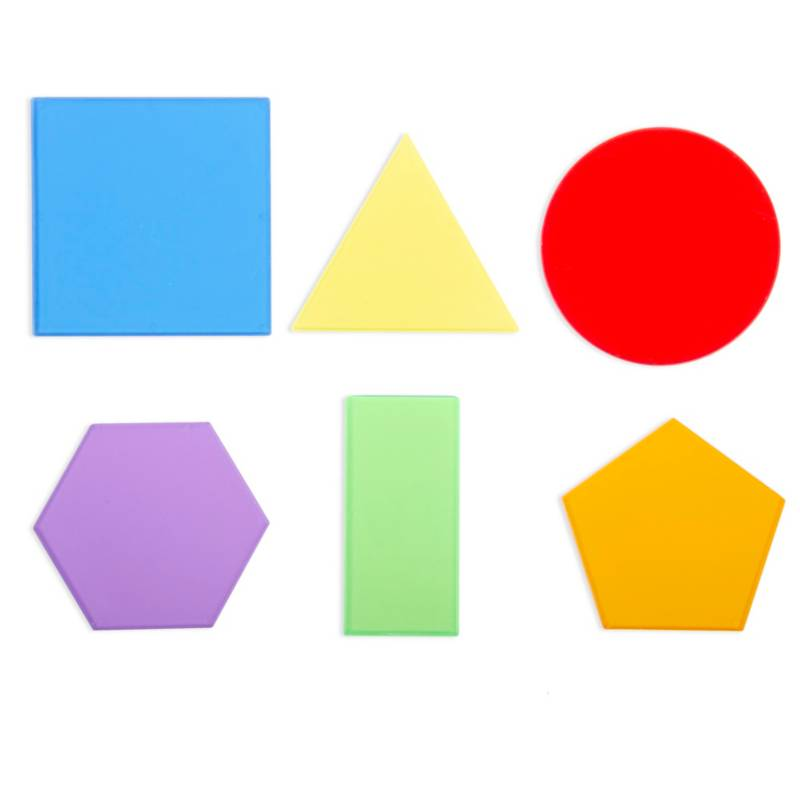
#> input picture Vision/shapes.jpg, 800 x 800 px, given in place of the camera
$ python display_hsv.py
#> lines starting #> are read from the running program, lines starting #| are printed output that depends on the picture; after the words box and inside, x2 and y2 are one past the last pixel; in counts of white or black regions, pixels touching at a corner belong together
import cv2
import numpy as np

# Callback function for slider changes
def on_slider_change(value):
    # Retrieve current slider values
    h1 = cv2.getTrackbarPos('H1', 'Sliders Window')
    s1 = cv2.getTrackbarPos('S1', 'Sliders Window')
    v1 = cv2.getTrackbarPos('V1', 'Sliders Window')
    h2 = cv2.getTrackbarPos('H2', 'Sliders Window')
    s2 = cv2.getTrackbarPos('S2', 'Sliders Window')
    v2 = cv2.getTrackbarPos('V2', 'Sliders Window')

# Create a window to display the sliders
cv2.namedWindow('Sliders Window')

# Create three sliders
cv2.createTrackbar('H1', 'Sliders Window', 0, 179, on_slider_change)
#> slider 'H1' is set to 59
cv2.createTrackbar('S1', 'Sliders Window', 0, 255, on_slider_change)
#> slider 'S1' is set to 85
cv2.createTrackbar('V1', 'Sliders Window', 0, 255, on_slider_change)
#> slider 'V1' is set to 85
cv2.createTrackbar('H2', 'Sliders Window', 0, 179, on_slider_change)
#> slider 'H2' is set to 179
cv2.createTrackbar('S2', 'Sliders Window', 0, 255, on_slider_change)
#> slider 'S2' is set to 255
cv2.createTrackbar('V2', 'Sliders Window', 0, 255, on_slider_change)
#> slider 'V2' is set to 255


""" FUNCIÓN DE PROCESAMIENTO DE IMÁGENES
Parametros:
    img: imagen a procesar
    color_hsv1: color en HSV
    color_hsv2: color en HSV
Retorno:
    brg: imagen en BGR
"""
def process_frame(img, color_hsv1, color_hsv2):
    # Convert the image to HSV
    hsv = cv2.cvtColor(img, cv2.COLOR_BGR2HSV)

    # Create a mask using the color range
    mask_blue = cv2.inRange(hsv, color_hsv1, color_hsv2)

    # Convert the mask to a BGR image
    brg = cv2.cvtColor(mask_blue, cv2.COLOR_GRAY2BGR)
    return brg


def main (path):
#> called with path = 0
    image1 = np.zeros((240, 320, 3), dtype=np.uint8)
    image2 = np.zeros((240, 320, 3), dtype=np.uint8)
    proc_frame = np.zeros((480, 640, 3), dtype=np.uint8)

    cap = cv2.VideoCapture(path)
    ret = 0

    while True:
        # Get the current slider values
        h1 = cv2.getTrackbarPos('H1', 'Sliders Window')
        s1 = cv2.getTrackbarPos('S1', 'Sliders Window')
        v1 = cv2.getTrackbarPos('V1', 'Sliders Window')
        h2 = cv2.getTrackbarPos('H2', 'Sliders Window')
        s2 = cv2.getTrackbarPos('S2', 'Sliders Window')
        v2 = cv2.getTrackbarPos('V2', 'Sliders Window')

        # Set the color in HSV
        color_hsv1 = np.array([[[h1, s1, v1]]], dtype=np.uint8)
        color_hsv2 = np.array([[[h2, s2, v2]]], dtype=np.uint8)

        color_bgr1 = cv2.cvtColor(color_hsv1, cv2.COLOR_HSV2BGR)
        color_bgr1 = tuple(map(int, color_bgr1[0, 0]))

        color_bgr2 = cv2.cvtColor(color_hsv2, cv2.COLOR_HSV2BGR)
        color_bgr2 = tuple(map(int, color_bgr2[0, 0]))

        image1[:] = color_bgr1
        image2[:] = color_bgr2

        # Display the image in the window
        hor1 = cv2.hconcat([image1, image2])

        # Read a frame from the webcam or video
        ret, frame = cap.read()
#> frame is the input picture: shape (800, 800, 3); mean B, G, R 212.3, 218.3, 231

        # Check if frame reading was successful
        if ret:
            # Process the frame
            frame = cv2.resize(frame, (320, 240))
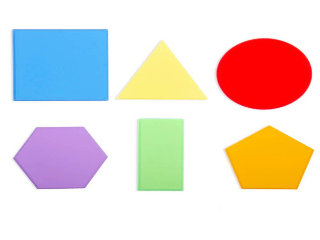
#> frame: shape (240, 320, 3); mean B, G, R 212.3, 218.3, 231
            proc_frame = process_frame(frame, color_hsv1[0][0], color_hsv2[0][0])
#> in process_frame, `hsv = cv2.cvtColor(img, cv2.COLOR_BGR2HSV)`: hsv: shape (240, 320, 3); mean H, S, V 28.2, 60.3, 250.7
#> in process_frame, `mask_blue = cv2.inRange(hsv, color_hsv1, color_hsv2)`:
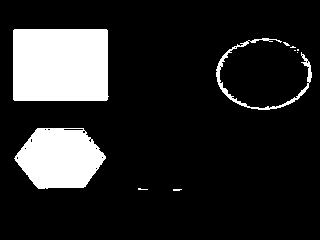
#> mask_blue: shape (240, 320); 15.3% white; 10 white regions (7 under 20 px), largest, box (x1, y1, x2, y2) and area: (13, 29, 109, 101) 6837, (14, 128, 106, 189) 4143, (216, 38, 312, 110) 701
            hor2 = cv2.hconcat([frame, proc_frame])
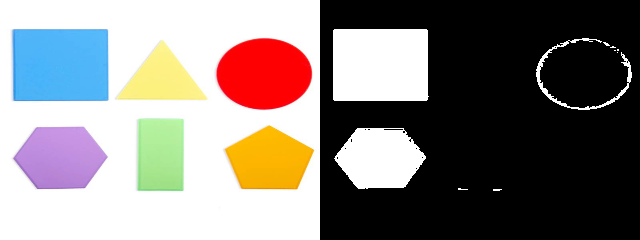
#> hor2: shape (240, 640, 3); mean B, G, R 125.6, 128.7, 135
            union = cv2.vconcat([hor1, hor2])
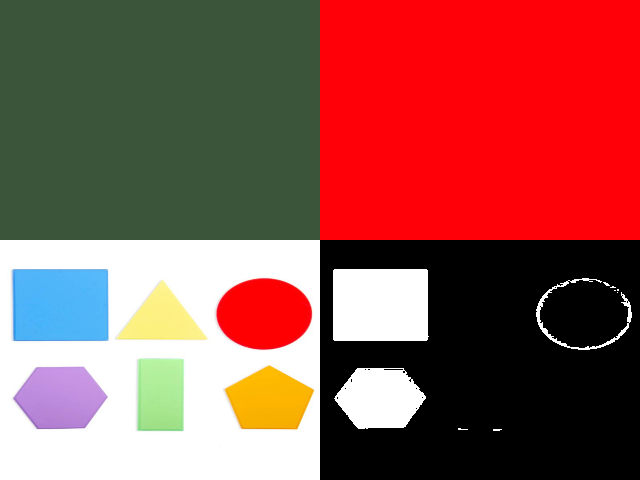
#> union: shape (480, 640, 3); mean B, G, R 79.1, 85.6, 145.7
        else:
            if isinstance(path, int):
                # If webcam, break
                break
            else:
                # If video, restart
                cap = cv2.VideoCapture(path)
                continue

        cv2.imshow('Sliders Window', union)
        # Wait for the 'Esc' key to be pressed
        if cv2.waitKey(1) == 27:
#> (key Esc is pressed here)
            break

    # Close the window and release resources
    cv2.destroyAllWindows()
    cap.release()

# Run the main function
if __name__ == '__main__':

    """
    Cambiar path según video o bien, poner 0 para webcam (como entero)
    """

    # path = './multimedia/destacador.jpg'
    # path = './multimedia/pitufos.mp4'
    path = 0
    main(path)
